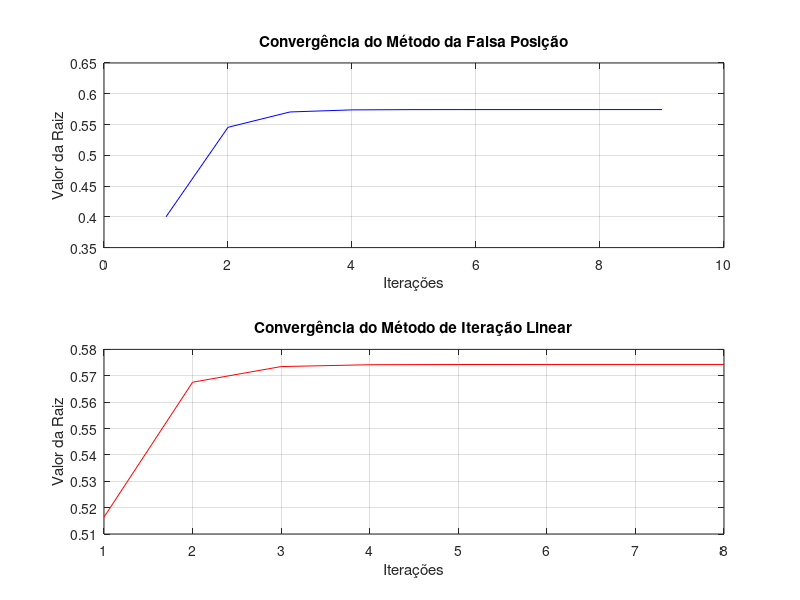

Reproduce this figure in MATLAB.
function lista5Questao4()
    % Definindo constantes
    r = 1;
    Vs = 0.837758;

    % Definindo a função
    f = @(h) ((pi * h.^2) / 3) * (3 * r - h) - Vs;

    % Define a tolerância para o erro absoluto
    Es = 5e-5; % Tolerância em porcentagem

    % Executar o método da Falsa Posição
    fprintf("Método da Falsa Posição:\n");
    [rootFalsaPosicao, itFalsaPosicao, valoresFalsaPosicao] = metodoFalsaPosicao(f, Es);

    % Executar o método de Iteração Linear
    fprintf("\nMétodo de Iteração Linear:\n");
    [rootIteracaoLinear, itIteracaoLinear, valoresIteracaoLinear] = metodoIteracaoLinear(f, Vs, r, Es);

    % Criar tabela comparativa
    criar_tabela(itFalsaPosicao, rootFalsaPosicao, itIteracaoLinear, rootIteracaoLinear);

    % Criar gráficos de convergência
    criar_graficos(itFalsaPosicao, itIteracaoLinear, valoresFalsaPosicao, valoresIteracaoLinear);
endfunction

function [r, it, valores] = metodoFalsaPosicao(f, E)
    a = 0;
    b = 1;
    Ea = inf;
    rPrevio = inf;
    it = 1;
    n = 20;

    % Inicializando o vetor para armazenar os valores
    valores = [];

    if (f(a) * f(b) > 0)
        disp("Erro: não há mudança de sinal!");
        r = NaN; % Indica falha
        return;
    else
        r = b - (f(b) * (a - b)) / (f(a) - f(b));  % Cálculo inicial da raiz
        fa = f(a);
        fb = f(b);

        while (it <= n)
            fprintf('Iteração %d: a = %f, b = %f, r = %f, f(r) = %f, Erro aproximado = %f\n', ...
                    it, a, b, r, f(r), Ea);

            % Armazenar o valor da raiz atual
            valores = [valores; r];

            if (it >= n || Ea <= E)
                fprintf("Raiz encontrada: %f\n", r);
                return;
            end

            if (f(a) * f(r) < 0)
                b = r;
                fb = f(r);
            else
                a = r;
                fa = f(r);
            end

            it = it + 1;

            rPrevio = r;
            r = b - (fb * (a - b)) / (fa - fb);
            Ea = calcularErroEstimativa(r, rPrevio);
        endwhile

        if it > n
            fprintf("Método falhou em %d iterações\n", it);
        end
    end
endfunction

function [r, it, valores] = metodoIteracaoLinear(f, Vs, r, Es)
    g = @(h) sqrt(3 * Vs / (3 * r * pi - pi * h)); % Função de iteração
    Ea = Inf;
    it = 0;
    n = 20;
    xr = 0;

    % Inicializando o vetor para armazenar os valores
    valores = [];

    while (it < n)
        xrPrevio = xr;
        xr = g(xrPrevio);
        it = it + 1;

        % Armazenar o valor da raiz atual
        valores = [valores; xr];

        if (xr != 0 && xrPrevio != 0)
            Ea = calcularErroEstimativa(xr, xrPrevio);
        end

        fprintf('Iteração %d: xr = %f, f(xr) = %f, Ea = %f\n', ...
                it, xr, f(xr), Ea);

        if (Ea < Es)
            fprintf("Iterações %d: Raiz encontrada: %f\n", it, xr);
            r = xr; % Certificando-se de que o resultado final seja o correto
            return;
        end
    endwhile

    fprintf("Método falhou em %d iterações\n", it);
    r = NaN; % Indica falha
endfunction

function Ea = calcularErroEstimativa(resultadoAtual, resultadoPrev)
    if resultadoPrev == Inf || resultadoAtual == 0
        Ea = Inf;
    else
        Ea = abs((resultadoAtual - resultadoPrev) / resultadoAtual) * 100;
    end
endfunction

function criar_tabela(itFalsaPosicao, rootFalsaPosicao, itIteracaoLinear, rootIteracaoLinear)
    fprintf("\nTabela Comparativa:\n");
    fprintf("%-20s %-20s %-20s\n", "Método", "Número de Iterações", "Resultado Final");
    fprintf("%-20s %-20d %-20f\n", "Falsa Posição", itFalsaPosicao, rootFalsaPosicao);
    fprintf("%-20s %-20d %-20f\n", "Iteração Linear", itIteracaoLinear, rootIteracaoLinear);
endfunction

function criar_graficos(itFalsaPosicao, itIteracaoLinear, valoresFalsaPosicao, valoresIteracaoLinear)
    % Exemplo de como você poderia criar gráficos de convergência
    figure;

    % Gráfico para Falsa Posição
    subplot(2, 1, 1);
    plot(1:itFalsaPosicao, valoresFalsaPosicao, 'b-');
    title('Convergência do Método da Falsa Posição');
    xlabel('Iterações');
    ylabel('Valor da Raiz');
    grid on;

    % Gráfico para Iteração Linear
    subplot(2, 1, 2);
    plot(1:itIteracaoLinear, valoresIteracaoLinear, 'r-');
    title('Convergência do Método de Iteração Linear');
    xlabel('Iterações');
    ylabel('Valor da Raiz');
    grid on;

    % Salvar gráficos se necessário
    saveas(gcf, 'convergencia_metodos_falsa_posicao_iteracao_linear.png');
endfunction

% Chama a função principal
lista5Questao4();
